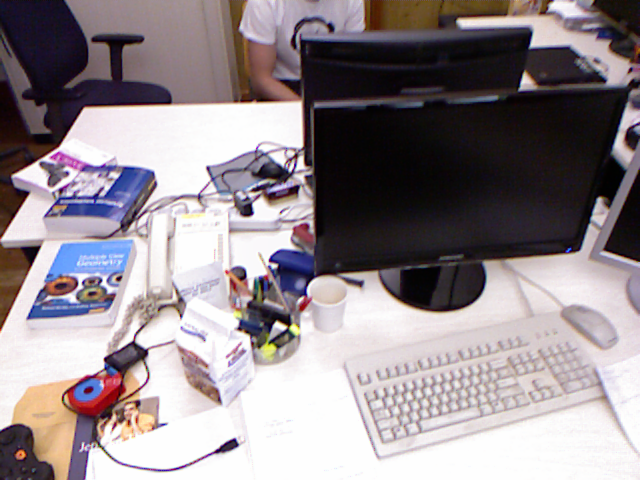
#> input picture rgb/IRef0.png, 640 x 480 px
$ jupyter execute --allow-errors myscript.ipynb
#> lines starting #> are read from the running program, lines starting #| are printed output that depends on the picture
[cell 1]
'''
code by Runqiu Bao, bao@robot.t.u-tokyo.ac.jp
'''

def downscale(I, D, K, lvl):#验证通过
    if lvl<=1:
        Id = I
        Dd = D
        Kd = K
        return Id, Dd, Kd
    # intrinsics
    Kd=0.5*K
    Kd[:,2]-=0.25
    Kd[2,2]=1
    # intensity image
    height,width=I.shape
    Id=cv2.GaussianBlur(I, ksize=(5,5), sigmaX=2)
    Id=cv2.resize(I,(int(width/2),int(height/2)),interpolation=cv2.INTER_LINEAR)
#     Id=cv2.resize(I,(int(width/2),int(height/2)),interpolation=cv2.INTER_CUBIC)
    # depth image
    DdCountValid=np.sign(D[0:height:2, 0:width:2])+np.sign(D[1:height:2, 0:width:2])+np.sign(D[0:height:2, 1:width:2])+np.sign(D[1:height:2, 1:width:2])
    Dd=np.divide(D[0:height:2, 0:width:2]+D[0:height:2, 1:width:2]+D[1:height:2, 0:width:2]+D[1:height:2, 1:width:2], DdCountValid)
    Dd = np.where(np.isnan(Dd), 0, Dd)
#     set_trace()
    return downscale(Id,Dd,Kd,lvl-1)

def se3Exp(twist):#验证通过
    M = np.array([
        [0, -twist[5], twist[4], twist[0]],
        [twist[5], 0, -twist[3], twist[1]],
        [-twist[4], twist[3], 0, twist[2]],
        [0, 0, 0, 0]
    ]).astype(np.double)
#     print("M matrix: {}".format(M))
    T = expm(M)
    return T

# [29 lines left out: function calcErr, not called in this run]

def se3Log(T):
    lg = logm(T)
    twist = np.array([
        [lg[0,3]],
        [lg[1,3]],
        [lg[2,3]],
        [lg[2,1]],
        [lg[0,2]],
        [lg[1,0]]
    ]).astype(np.double)
    return twist

def deriveAnalytic(IRef, DRef, I, xi, K):
    # calculate analytic derivative
    ## get shorthands
    T = se3Exp(xi)
    R = T[0:3, 0:3]
    t = T[0:3, 3]
    RKInv = np.matmul(R,np.linalg.inv(K))

    nImg = np.zeros(IRef.shape[0:2])-10
    mImg = np.zeros(IRef.shape[0:2])-10
    # these contain the 3d position of the transformed point
    xp=np.zeros(IRef.shape[0:2])
    yp=np.zeros(IRef.shape[0:2])
    zp=np.zeros(IRef.shape[0:2])
    xp[:]=np.nan
    yp[:]=np.nan
    zp[:]=np.nan
    for n in range(0,IRef.shape[1]):#x
        for m in range(0,IRef.shape[0]):#yxi=np.array([-0.0021, 0.0057, 0.0374, -0.0292, -0.0183, -0.0009])
            p = np.array([
                [n],
                [m],
                [1]
            ])*DRef[m,n]
            pTrans = np.matmul(RKInv,p)+t[:,np.newaxis] #pTrans是IRef中pixel经过变换后在I坐标系中的3d坐标
            pTrans = pTrans.astype(np.float32)
            # if point is valid, project and save result
            if pTrans[2]>0 and DRef[m,n]>0:
                pTransProj = np.matmul(K,pTrans)
                nImg[m,n]=pTransProj[0,:]/pTransProj[2,:]
                mImg[m,n]=pTransProj[1,:]/pTransProj[2,:]
                # warped 3d point, for calculation of Jacobian
                xp[m,n]=pTrans[0,0]
                yp[m,n]=pTrans[1,0]
                zp[m,n]=pTrans[2,0]
    # calculate analytic derivative
    height, width = I.shape[0:2]
    ## 1. calculate image derivatives and interpolate at warped position
    dxI = np.zeros(I.shape[0:2])
    dyI = np.zeros(I.shape[0:2])
    dxI[:] = np.nan
    dyI[:] = np.nan
    dyI[1:-1,:]=0.5*(I[2:,:]-I[0:-2,:])
    dxI[:,1:-1]=0.5*(I[:,2:]-I[:,0:-2])
    Ixfx=K[0,0]*cv2.remap(dxI, nImg.astype(np.float32), mImg.astype(np.float32), cv2.INTER_LINEAR)# INTER_LINEAR
    Ixfx=Ixfx.flatten('F')
    Iyfy=K[1,1]*cv2.remap(dyI, nImg.astype(np.float32), mImg.astype(np.float32), cv2.INTER_LINEAR)# INTER_LINEAR
    Iyfy=Iyfy.flatten('F')
    ## 2. get warped 3d points (x',y',z')
    xp=xp.flatten('F')
    yp=yp.flatten('F')
    zp=zp.flatten('F')
    ## 3. implement gradient
    Jac = np.zeros((height*width, 6))
    Jac[:,0] = Ixfx/zp
    Jac[:,1] = Iyfy/zp
    Jac[:,2] = -(Ixfx*xp+Iyfy*yp)/(zp*zp)
    Jac[:,3] = -(Ixfx*xp*yp)/(zp*zp)-Iyfy*(1+np.square(yp/zp))
    Jac[:,4] = Ixfx*(1+np.square(xp/zp))+Iyfy*xp*yp/(zp*zp)
    Jac[:,5] = (-Ixfx*yp+Iyfy*xp)/zp
    ## 4. residual image
    mapped_img = cv2.remap(I, nImg.astype(np.float32), mImg.astype(np.float32), cv2.INTER_LINEAR)# INTER_LINEAR
    residual = mapped_img-IRef
    residual = residual.flatten('F')
    return Jac, residual

## 1. image warping

[cell 2]
import numpy as np
import matplotlib.pyplot as plt
import cv2
import math
import scipy
from IPython.core.debugger import set_trace
from scipy.linalg import expm, logm
import os

def main():
    dataset = 1 #1=fr1/xyz, 2=fr3/long-office-household

    if dataset==1:
        # intrinsics
        K=np.array([
            [517.3, 0, 318.6],
            [0, 516.5, 255.3],
            [0,0,1]
        ]).astype(np.double)
        # first pair of input frames
        c1=cv2.imread('rgb/IRef0.png', cv2.IMREAD_GRAYSCALE).astype(np.float32)
#> c1: shape (480, 640) float32; min 1, max 254, mean 140.7
        c2=cv2.imread('rgb/I0.png', cv2.IMREAD_GRAYSCALE).astype(np.float32)
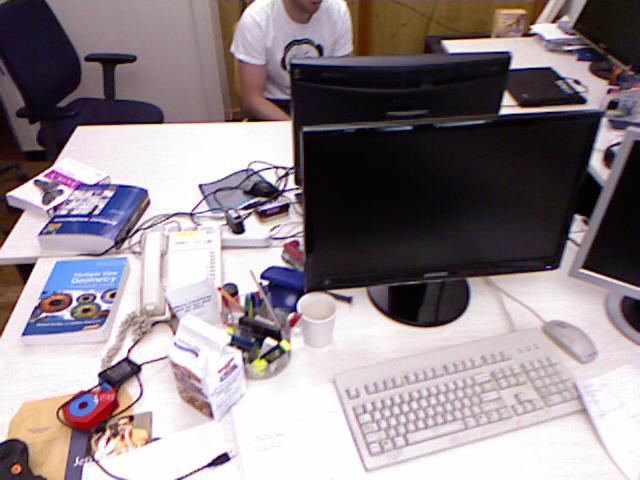
#> input picture rgb/I0.png, 640 x 480 px
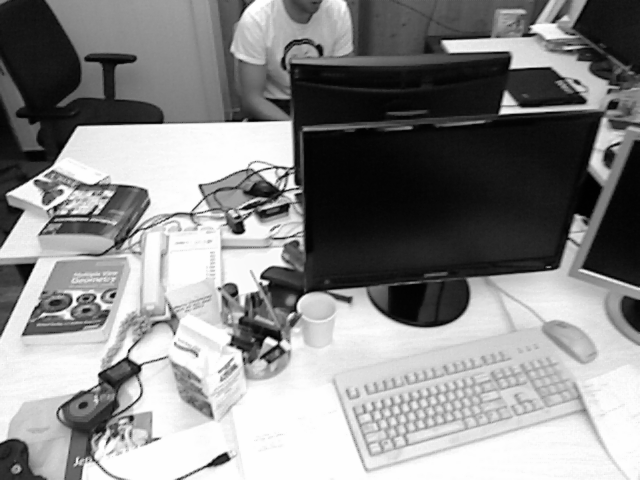
#> c2: shape (480, 640) float32; min 1, max 254, mean 137.6
        c1/=255
        c2/=255
        d1=cv2.imread('depth/DRef0.png', cv2.IMREAD_UNCHANGED).astype(np.float32)
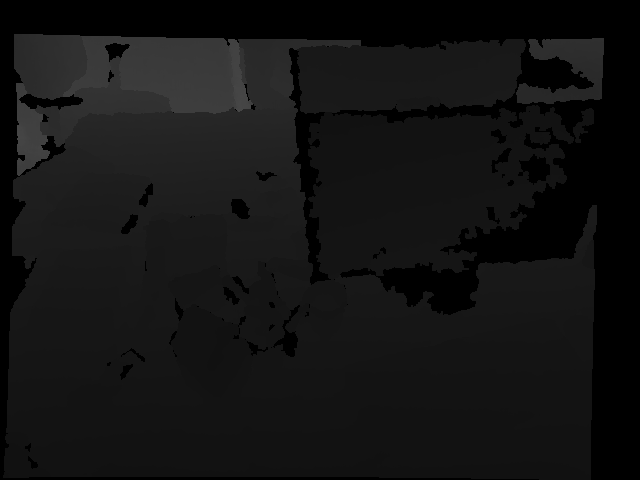
#> input picture depth/DRef0.png, 640 x 480 px
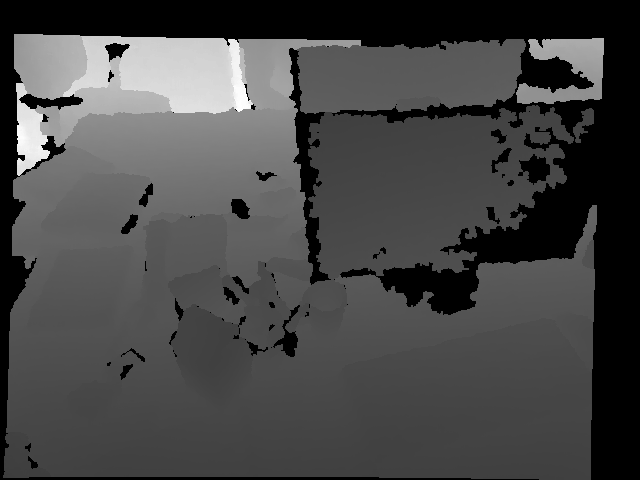
#> d1: shape (480, 640) float32; min 0, max 18009, mean 5004.5; drawn with min black and max white
        d2=cv2.imread('depth/D0.png', cv2.IMREAD_UNCHANGED).astype(np.float32)
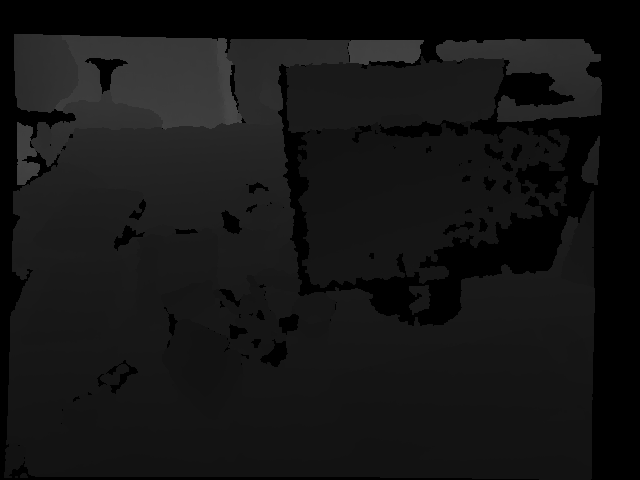
#> input picture depth/D0.png, 640 x 480 px
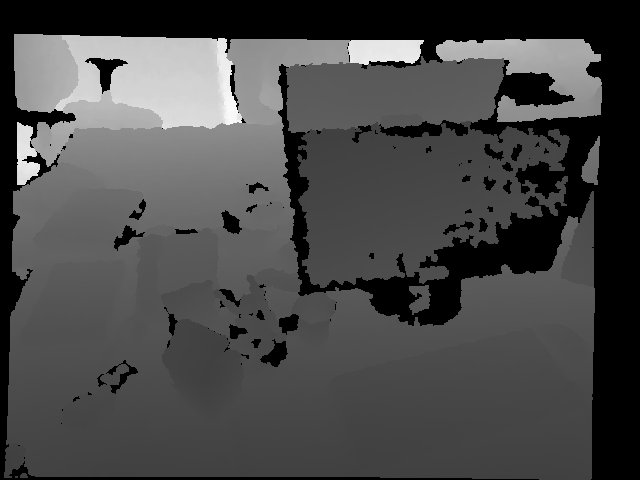
#> d2: shape (480, 640) float32; min 0, max 18587, mean 5339.7; drawn with min black and max white
        d1=d1/5000
        d2=d2/5000
    else:
        # intrinsics
        K=np.array([
            [535.4, 0, 320.1],
            [0, 539.2, 247.6],
            [0,0,1]
        ]).astype(np.double)
        # second pair of input frames
        c1=cv2.imread('rgb/IRef1.png', cv2.IMREAD_GRAYSCALE).astype(np.float32)
        c2=cv2.imread('rgb/I1.png', cv2.IMREAD_GRAYSCALE).astype(np.float32)
        d1=cv2.imread('depth/DRef1.png', cv2.IMREAD_UNCHANGED).astype(np.float32)
        d2=cv2.imread('depth/D1.png', cv2.IMREAD_UNCHANGED).astype(np.float32)
        d1=d1/5000
        d2=d2/5000

    # initialization
    xi=np.array([1e-3, 1e-3, 1e-3, 1e-3, 1e-3, 1e-3]).astype(np.float32)
    xi=np.array([-0.0021, 0.0057, 0.0374, -0.0292, -0.0183, -0.0009]).astype(np.float32)
#     xi=np.array([-0.0023, 0.006, 0.0374, -0.0290, -0.0182, -0.0009])

    # pyramid levels
#     epss = {5:1e-3, 4:5e-4, 3:1e-4, 2:9e-5, 1:5e-5}
    for lvl in range(5,0,-1):
        print(lvl,':')

        # downscale reference frame (intensity image, depth image and K matrix)
        IRef, DRef, Klvl = downscale(c1, d1, K, lvl)
        # downscale target frame (intensity image and depth map)
        I, D, _ = downscale(c2, d2, K, lvl)

        # iterate at most 20 steps
        errLast=1e10
        for i in range(1,21):
#             plt.subplot(1,2,1)
            # calculate Jacobian of residual function (Matrix of dim (width*height)x6)
#             Jac, residual=deriveNumeric(IRef, DRef, I, xi, Klvl)
            Jac, residual=deriveAnalytic(IRef, DRef, I, xi, Klvl)
            notValid = np.where(np.isnan(np.sum(Jac,1)))[0]
            Jac[notValid,:] = 0
            residual[notValid]=0
#             set_trace()
#             # gauss-newton
#             upd = -np.matmul(np.linalg.inv(np.matmul(Jac.transpose(), Jac)), np.matmul(Jac.transpose(), residual))
            # LM
            # LM
            lam = 0.1
            H = np.matmul(Jac.transpose(), Jac)
            upd = -np.matmul(np.matmul(np.linalg.inv(H+lam*np.diag(np.diag(H))),Jac.transpose()),residual)

            # multiply increment from left onto the current estimate
            lastXi = xi
            xi = se3Log(np.matmul(se3Exp(upd), se3Exp(xi)))

            # get mean and display
            err=(residual*residual).mean()

            # early break
            if (err/errLast)>0.9995:
                break

            errLast=err
            print("level {} iteration {} finished!".format(lvl, i))
        print("level {} finished!".format(lvl))
#> this loop made 1 pass
#> Klvl on pass 1: [[32.33, 0, 19.44], [0, 32.28, 15.49], [0, 0, 1]]
#> pass 1, in downscale, `Id=cv2.resize(I,(int(width/2),int(height/2)),interpolation=cv2.INTER_L..`:
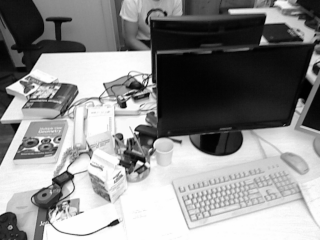
#> Id: shape (240, 320) float32; min 0.00392, max 0.996, mean 0.552
#> pass 1, in downscale, `DdCountValid=np.sign(D[0:height:2, 0:width:2])+np.sign(D[1:height:2, 0..`:
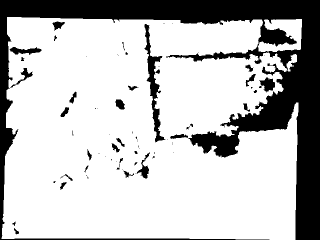
#> DdCountValid: shape (240, 320) float32; min 0, max 4, mean 3.01; drawn with min black and max white
#> pass 1, in downscale, `Dd=np.divide(D[0:height:2, 0:width:2]+D[0:height:2, 1:width:2]+D[1:hei..`:
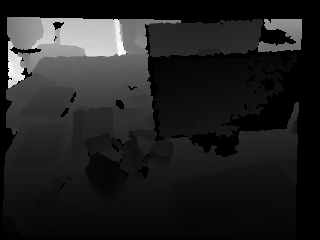
#> Dd: shape (240, 320) float32; 23.36% of the values are NaN or infinite; the others: min 0.858, max 3.6, mean 1.33; drawn with min black, max white, NaN and infinite black
#> after the loop:
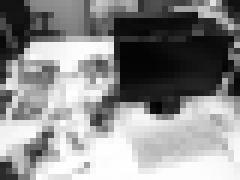
#> IRef: shape (30, 40) float32 (shown 6 times larger); min 0.014, max 0.996, mean 0.552
    print("xi: {}".format(xi))
    return xi, c1,c2,d1,d2,K

[cell 3]
# [29 lines left out: function calcErr_visual, not called in this run]

#> (a cell that did not finish here is left out)

## 2. experiment first

[cell 5]
class mydata(object):
    # [4 lines left out: function __init__, not called in this run]

def rmse(residuals):
    return np.sqrt(((residuals) ** 2).mean())

def main(whichdataset, algo):
    #1=fr1/xyz, 2=fr3/long-office-household
#> called with whichdataset = 1, algo = 1
    print('whichdataset:',whichdataset, 'which algo:', algo)
    # intrinsics
    K=np.array([
        [517.3, 0, 318.6],
        [0, 516.5, 255.3],
        [0,0,1]
    ]).astype(np.double)
#> K = [[517.3, 0, 318.6], [0, 516.5, 255.3], [0, 0, 1]]

    if whichdataset==1:
        gyre = 'close'
    elif whichdataset==2:
        gyre = 'middle'
    elif whichdataset==3:
        gyre = 'far'
    rgbpath = '/home/runqiu/lectures/dc1/numeric-analysis/NAreport3_RunqiuBao_37207318/rgbd_dataset_freiburg1_xyz/'+gyre+'/rgb/'
    depthpath = '/home/runqiu/lectures/dc1/numeric-analysis/NAreport3_RunqiuBao_37207318/rgbd_dataset_freiburg1_xyz/'+gyre+'/depth/'
    datasetroot = '/home/runqiu/lectures/dc1/numeric-analysis/NAreport3_RunqiuBao_37207318/rgbd_dataset_freiburg1_xyz/'+gyre+'/'
    times=[]
    meanresiduals=[]
    xis=[]
    for myindex in range(10):
        starttime = time.time()
        print('myindex:',myindex)
        c1 = cv2.imread(os.path.join(rgbpath,'IRef'+str(myindex)+'.png'), cv2.IMREAD_GRAYSCALE).astype(np.float32)
        c2 = cv2.imread(os.path.join(rgbpath,'I'+str(myindex)+'.png'), cv2.IMREAD_GRAYSCALE).astype(np.float32)
        c1/=255
        c2/=255
        d1=cv2.imread(os.path.join(depthpath,'DRef'+str(myindex)+'.png'), cv2.IMREAD_UNCHANGED).astype(np.float32)
        d2=cv2.imread(os.path.join(depthpath,'D'+str(myindex)+'.png'), cv2.IMREAD_UNCHANGED).astype(np.float32)
        d1/=5000
        d2/=5000

        # initialization
        xi=np.array([0, 0, 0, 0, 0, 0]).astype(np.float32)

        for lvl in range(5,0,-1):
            # downscale reference frame (intensity image, depth image and K matrix)
            IRef, DRef, Klvl = downscale(c1, d1, K, lvl)
            # downscale target frame (intensity image and depth map)
            I, D, _ = downscale(c2, d2, K, lvl)

            # iterate at most 20 steps
            errLast=1e10
            for i in range(1,21):
    #             plt.subplot(1,2,1)
                # calculate Jacobian of residual function (Matrix of dim (width*height)x6)
    #             Jac, residual=deriveNumeric(IRef, DRef, I, xi, Klvl)
                Jac, residual=deriveAnalytic(IRef, DRef, I, xi, Klvl)
                notValid = np.where(np.isnan(np.sum(Jac,1)))[0]
                Jac[notValid,:] = 0
                residual[notValid]=0
    #             set_trace()
                if algo == 1:
                    # gradient descent
                    upd = -np.matmul(Jac.transpose(), residual)
                    upd = 0.001*upd/np.linalg.norm(upd)
                elif algo == 2:
                    # gauss-newton
                    upd = -np.matmul(np.linalg.inv(np.matmul(Jac.transpose(), Jac)), np.matmul(Jac.transpose(), residual))
                elif algo == 3:
                    # LM
                    lam = 0.1
                    H = np.matmul(Jac.transpose(), Jac)
                    upd = -np.matmul(np.matmul(np.linalg.inv(H+lam*np.diag(np.diag(H))),Jac.transpose()),residual)
                else:
                    print("no such algo!")

                # multiply increment from left onto the current estimate
                lastXi = xi
                xi = se3Log(np.matmul(se3Exp(upd), se3Exp(xi)))

                # get mean and display
                err=(residual*residual).mean()

                # early break
                if (err/errLast)>0.99995:
                    break

                errLast=err
                meanresiduals.append(rmse(residual))
                xis.append(xi)
                print('dataset_'+str(myindex)+'_algo_'+str(algo)+'_one iter!')
        times.append(time.time()-starttime)
        a = mydata(times, meanresiduals, xis)
        with open(datasetroot+'dataset_'+str(myindex)+'_algo_'+str(algo)+'.pkl', 'wb') as output:
            pickle.dump(a, output, pickle.HIGHEST_PROTOCOL)

#> (a cell that did not finish here is left out)

[cell 7]
## load results from .npy
datasetroot = '/home/runqiu/lectures/dc1/numeric-analysis/NAreport3_RunqiuBao_37207318/rgbd_dataset_freiburg1_xyz/middle/'
data = {}
#> (the rest of this cell did not finish here and is left out)

[cell 8]
# draw figures
import matplotlib.pyplot as plt
x=np.arange(1,101,1)
y=[]
colors = {0:'b',1:'g',2:'r',3:'darkkhaki',4:'m',5:'y',6:'cornflowerblue',7:'seagreen', 8:'bisque', 9:'slategrey'}
ls={}
font = {'family' : 'normal',
        'weight' : 'normal',
        'size'   : 22}
plt.rc('font', **font)
plt.figure(figsize=(20,10), dpi=100)
#> (this line was passed over: IPython is not available in this run)
